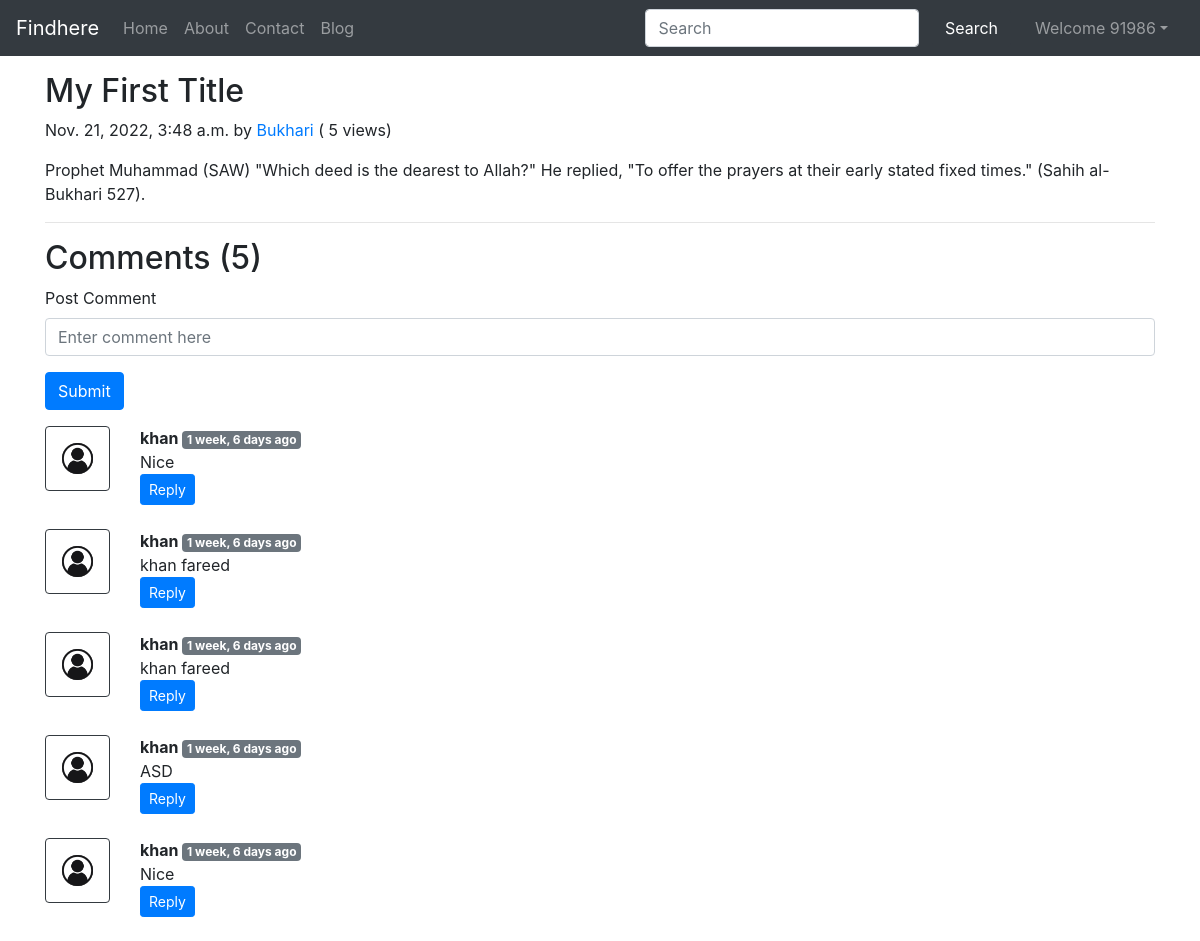
The app's page /blog/Namaz (signed in) with its own data.
### blogs/models.py (models this page shows, shortened)
class Post(models.Model):
    sno=models.AutoField(primary_key=True)
    title=models.CharField(max_length=255)
    author=models.CharField(max_length=14)
    slug=models.CharField(max_length=130)
    views= models.IntegerField(default=0)
    timeStamp=models.DateTimeField(blank=True)
    content=models.TextField()

class BlogComment(models.Model):
    sno= models.AutoField(primary_key=True)
    comment=models.TextField()
    user=models.ForeignKey(User, on_delete=models.CASCADE)
    post=models.ForeignKey(Post, on_delete=models.CASCADE)
    parent=models.ForeignKey('self',on_delete=models.CASCADE, null=True)
    timestamp= models.DateTimeField(default=now)

### blogs/views.py (the view)
# urls.py: path('<str:slug>', views.blogPost, name="blogPost"),
def blogPost(request, slug):
    post=Post.objects.filter(slug=slug).first()
    post.views= post.views +1
    post.save()
    comments= BlogComment.objects.filter(post=post, parent=None)
    replies= BlogComment.objects.filter(post=post).exclude(parent=None)
    replyDict={}
    for reply in replies:
        if reply.parent.sno not in replyDict.keys():
            replyDict[reply.parent.sno]=[reply]
        else:
            replyDict[reply.parent.sno].append(reply)
    context={'post':post, 'comments': comments, 'user': request.user, 'replyDict': replyDict}
    return render(request, "blog/blogPost.html", context)

### blogs/templatetags/extras.py (called while the page is built)
@register.filter(name='get_val')
def get_val(dict, key):
    return dict.get(key)

### templates/blog/BlogPost.html (shortened to what this page needs)
{% extends 'base.html' %}
{% block body %}
{% load humanize %}
{% load extras %}
<div class="container my-3">
    <h2 class="blog-post-title">{{post.title}}</h2>
    <p class="blog-post-meta">{{post.timeStamp}} by <a href="/about">{{post.author}}</a> (<span > {{post.views}} views</span>)</p>
    <p>{{post.content|safe}}</p>
    <hr>
</div>
<div class="container">
    <h2> Comments ({{comments.count}}) </h2>
    <div class="my-2">
        {% if user.is_authenticated %}
        <form action="/blog/postComment" method="post">
            <div class="form-group">
                <label for="exampleInputEmail1">Post Comment </label>
                <input type="text" class="form-control" name="comment" placeholder="Enter comment here">
            </div>
            <button type="submit" class="btn btn-primary">Submit</button>
        </form>
        {% else %}
        Please login to post a comment
        {% endif %}
    </div>
    {% for comment in comments %}
    <div class="row my-3">
        <div class="col-md-1  ">
            <img class="rounded mx-auto d-block w-100 border border-dark p-2" src="/static/user.jpg" alt="user">
        </div>
        <div class="col-md-11 ">
            <b> {{comment.user.username}} </b> <span class="badge badge-secondary ">{{comment.timestamp| naturaltime}}</span>
            <div>{{comment.comment}}</div>
            <div class="reply mx-0">
                {% if user.is_authenticated %}
                <button class="btn btn-sm btn-primary" type="button" data-toggle="collapse" data-target="#replyBox{{comment.sno}}" aria-expanded="false" aria-controls="replyBox{{comment.sno}}">
                    Reply
                </button>
                {% else %}
                <button class="btn btn-sm btn-primary" type="button" data-toggle="collapse" data-target="#replyBox{{comment.sno}}" aria-expanded="false" aria-controls="replyBox{{comment.sno}}">
                    Login to reply
                </button>
                {% endif %}
            </div>
        </div>
    </div>
    {% endfor %}
</div>
{% endblock %}

### templates/base.html (shortened to what this page needs)
<!doctype html>
<html lang="en">
  <head>
    <link rel="stylesheet" href="https://stackpath.bootstrapcdn.com/bootstrap/4.5.2/css/bootstrap.min.css">
  </head>
  <body>
    <nav class="navbar navbar-expand-lg navbar-dark bg-dark">
        <a class="navbar-brand" href="/">Findhere</a>
        <div class="collapse navbar-collapse" id="navbarSupportedContent">
          <ul class="navbar-nav mr-auto">
            <li class="nav-item {% block homeactive %}  {% endblock homeactive %}">
              <a class="nav-link" href="/">Home <span class="sr-only">(current)</span></a>
            </li>
            <li class="nav-item {% block aboutactive %}  {% endblock aboutactive %}" >
              <a class="nav-link" href="/about">About</a>
            </li>
            <li class="nav-item {% block contactactive %}  {% endblock contactactive %} ">
              <a class="nav-link" href="/contact">Contact</a>
            </li>
            <li class="nav-item {% block blogactive %}  {% endblock blogactive %} ">
              <a class="nav-link" href="/blog">Blog</a>
            </li>
          </ul>
          <div class="ml-auto form-inline ">
          <form method="get" action="/search"class="my-2 my-lg-0 mx-3">
            <input class="form-control mr-sm-2" type="search" placeholder="Search" aria-label="Search" name="query" id="query">
            <button class="btn btn-dark my-2 my-sm-0 " type="submit">Search</button>
          </form>
{% if user.is_authenticated %}
<ul class="navbar-nav mr-2">
<li class="nav-item dropdown">
<a class="nav-link dropdown-toggle" href='#' id="navbarDropdown" role="button" data-toggle="dropdown"> Welcome {{request.user}}</a>
      </li>
      </ul>
      </div>
{% endif %}
        </div>
      </nav>
      {% block body %}  {% endblock body %}
  </body>
</html>

### records on screen
Post: title "My First Title", timeStamp "Nov. 21, 2022, 3:48 a.m.", author "Bukhari", views "5", content "Prophet Muhammad (SAW) \"Which deed is the dearest to Allah?\" He replied, \"To offer the prayers at their early stated fixed times.\" (Sahih al-Bukhari 527)."
BlogComment: user.username "khan", timestamp "1 week, 6 days ago", comment "Nice"
BlogComment: user.username "khan", timestamp "1 week, 6 days ago", comment "khan fareed"
BlogComment: user.username "khan", timestamp "1 week, 6 days ago", comment "khan fareed"
BlogComment: user.username "khan", timestamp "1 week, 6 days ago", comment "ASD"
BlogComment: user.username "khan", timestamp "1 week, 6 days ago", comment "Nice"

### other values on screen
{{ request.user }} "91986"
{{ comments.count }} "5"
